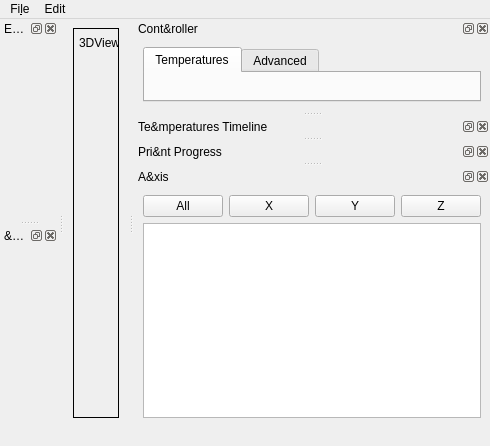
<?xml version="1.0" encoding="UTF-8"?>
<ui version="4.0">
 <class>MainWindow</class>
 <widget class="QMainWindow" name="MainWindow">
  <property name="geometry">
   <rect>
    <x>0</x>
    <y>0</y>
    <width>490</width>
    <height>446</height>
   </rect>
  </property>
  <property name="windowTitle">
   <string>Atelier</string>
  </property>
  <widget class="QWidget" name="centralwidget">
   <layout class="QGridLayout" name="gridLayout">
    <item row="0" column="0">
     <widget class="QFrame" name="frame">
      <property name="frameShape">
       <enum>QFrame::Box</enum>
      </property>
      <widget class="QLabel" name="label">
       <property name="geometry">
        <rect>
         <x>6</x>
         <y>6</y>
         <width>47</width>
         <height>18</height>
        </rect>
       </property>
       <property name="text">
        <string>3DView</string>
       </property>
      </widget>
     </widget>
    </item>
   </layout>
   <widget class="QWidget" name="statusBarWidget" native="true">
    <property name="geometry">
     <rect>
      <x>6</x>
      <y>418</y>
      <width>801</width>
      <height>46</height>
     </rect>
    </property>
    <property name="sizePolicy">
     <sizepolicy hsizetype="Expanding" vsizetype="Fixed">
      <horstretch>100</horstretch>
      <verstretch>0</verstretch>
     </sizepolicy>
    </property>
    <layout class="QHBoxLayout" name="horizontalLayout_2">
     <property name="leftMargin">
      <number>0</number>
     </property>
     <property name="topMargin">
      <number>0</number>
     </property>
     <property name="rightMargin">
      <number>0</number>
     </property>
     <property name="bottomMargin">
      <number>0</number>
     </property>
     <item>
      <widget class="QLabel" name="label_9">
       <property name="text">
        <string>Printer State:</string>
       </property>
      </widget>
     </item>
     <item>
      <widget class="QLabel" name="lblState">
       <property name="text">
        <string>Not Connected</string>
       </property>
      </widget>
     </item>
     <item>
      <spacer name="horizontalSpacer">
       <property name="orientation">
        <enum>Qt::Horizontal</enum>
       </property>
       <property name="sizeType">
        <enum>QSizePolicy::Expanding</enum>
       </property>
       <property name="sizeHint" stdset="0">
        <size>
         <width>0</width>
         <height>0</height>
        </size>
       </property>
      </spacer>
     </item>
    </layout>
   </widget>
  </widget>
  <widget class="QMenuBar" name="menubar">
   <property name="geometry">
    <rect>
     <x>0</x>
     <y>0</y>
     <width>490</width>
     <height>30</height>
    </rect>
   </property>
   <widget class="QMenu" name="menuFile">
    <property name="title">
     <string>Fi&amp;le</string>
    </property>
   </widget>
   <widget class="QMenu" name="menuEdit">
    <property name="title">
     <string>Edit</string>
    </property>
   </widget>
   <addaction name="menuFile"/>
   <addaction name="menuEdit"/>
  </widget>
  <widget class="QDockWidget" name="gcodeDockWidget">
   <property name="windowTitle">
    <string>Edit &amp;GCode</string>
   </property>
   <attribute name="dockWidgetArea">
    <number>1</number>
   </attribute>
   <widget class="GCodeEditorWidget" name="gcodeEditorWidget"/>
  </widget>
  <widget class="QDockWidget" name="controlDockWidget">
   <property name="windowTitle">
    <string>Cont&amp;roller</string>
   </property>
   <attribute name="dockWidgetArea">
    <number>2</number>
   </attribute>
   <widget class="QWidget" name="dockWidgetContents">
    <layout class="QVBoxLayout" name="verticalLayout">
     <item>
      <widget class="QTabWidget" name="tabWidget">
       <property name="currentIndex">
        <number>0</number>
       </property>
       <widget class="BedExtruderWidget" name="bedExtWidget">
        <attribute name="title">
         <string>Temperatures</string>
        </attribute>
       </widget>
       <widget class="QWidget" name="advancedTabWidget">
        <attribute name="title">
         <string>Advanced</string>
        </attribute>
        <layout class="QVBoxLayout" name="verticalLayout_3">
         <item>
          <widget class="PushGCodeWidget" name="pushGCodeWidget" native="true"/>
         </item>
         <item>
          <widget class="RatesControlWidget" name="ratesControlWidget" native="true"/>
         </item>
        </layout>
       </widget>
      </widget>
     </item>
    </layout>
   </widget>
  </widget>
  <widget class="QDockWidget" name="plotDockWidget">
   <property name="windowTitle">
    <string>Te&amp;mperatures Timeline</string>
   </property>
   <attribute name="dockWidgetArea">
    <number>2</number>
   </attribute>
   <widget class="PlotWidget" name="plotWidget"/>
  </widget>
  <widget class="QDockWidget" name="printProgressDockWidget">
   <property name="windowTitle">
    <string>Pri&amp;nt Progress</string>
   </property>
   <attribute name="dockWidgetArea">
    <number>2</number>
   </attribute>
   <widget class="PrintProgressWidget" name="printProgressWidget"/>
  </widget>
  <widget class="QDockWidget" name="logDockWidget">
   <property name="floating">
    <bool>true</bool>
   </property>
   <property name="windowTitle">
    <string>&amp;Log</string>
   </property>
   <property name="hidden" stdset="0">
    <bool>true</bool>
   </property>
   <attribute name="dockWidgetArea">
    <number>1</number>
   </attribute>
   <widget class="QWidget" name="logDockWidgetContents"/>
  </widget>
  <widget class="QStatusBar" name="statusBar">
   <property name="contextMenuPolicy">
    <enum>Qt::NoContextMenu</enum>
   </property>
   <property name="sizeGripEnabled">
    <bool>false</bool>
   </property>
  </widget>
  <widget class="QDockWidget" name="axisDockWidget">
   <property name="windowTitle">
    <string>A&amp;xis</string>
   </property>
   <attribute name="dockWidgetArea">
    <number>2</number>
   </attribute>
   <widget class="QWidget" name="dockWidgetContents_2">
    <layout class="QGridLayout" name="gridLayout_2">
     <item row="0" column="0">
      <widget class="QPushButton" name="homeAllPB">
       <property name="text">
        <string>All</string>
       </property>
      </widget>
     </item>
     <item row="0" column="1">
      <widget class="QPushButton" name="homeXPB">
       <property name="text">
        <string>X</string>
       </property>
      </widget>
     </item>
     <item row="0" column="2">
      <widget class="QPushButton" name="homeYPB">
       <property name="text">
        <string>Y</string>
       </property>
      </widget>
     </item>
     <item row="0" column="3">
      <widget class="QPushButton" name="homeZPB">
       <property name="text">
        <string>Z</string>
       </property>
      </widget>
     </item>
     <item row="1" column="0" rowspan="4" colspan="4">
      <widget class="AxisControl" name="axisViewWidget"/>
     </item>
    </layout>
   </widget>
  </widget>
 </widget>
 <customwidgets>
  <customwidget>
   <class>GCodeEditorWidget</class>
   <extends>QWidget</extends>
   <header>widgets/gcodeeditorwidget.h</header>
   <container>1</container>
  </customwidget>
  <customwidget>
   <class>PlotWidget</class>
   <extends>QWidget</extends>
   <header>widgets/plotwidget.h</header>
   <container>1</container>
  </customwidget>
  <customwidget>
   <class>RatesControlWidget</class>
   <extends>QWidget</extends>
   <header>widgets/ratescontrolwidget.h</header>
   <container>1</container>
  </customwidget>
  <customwidget>
   <class>PrintProgressWidget</class>
   <extends>QWidget</extends>
   <header>widgets/printprogresswidget.h</header>
   <container>1</container>
  </customwidget>
  <customwidget>
   <class>AxisControl</class>
   <extends>QGraphicsView</extends>
   <header>widgets/axiscontrol.h</header>
  </customwidget>
  <customwidget>
   <class>BedExtruderWidget</class>
   <extends>QWidget</extends>
   <header>widgets/bedextruderwidget.h</header>
   <container>1</container>
  </customwidget>
  <customwidget>
   <class>PushGCodeWidget</class>
   <extends>QWidget</extends>
   <header>widgets/pushgcodewidget.h</header>
   <container>1</container>
  </customwidget>
 </customwidgets>
 <resources/>
 <connections/>
</ui>
